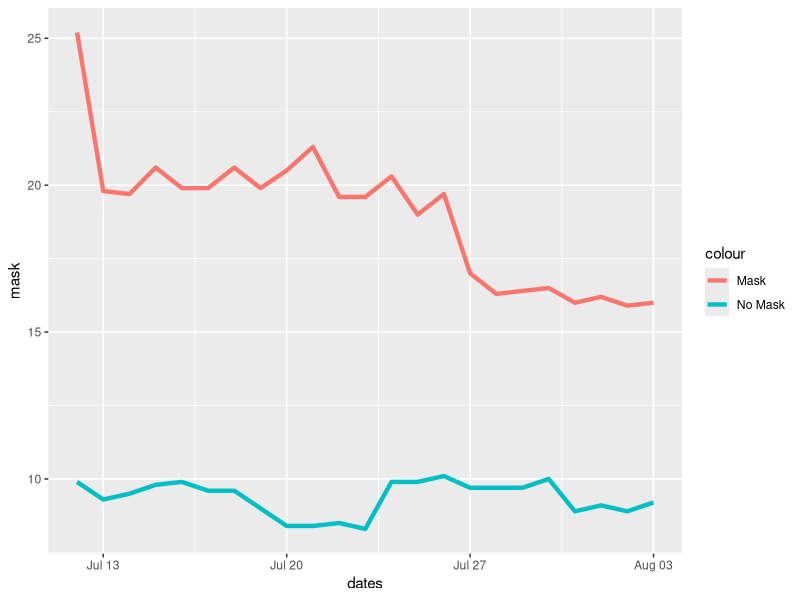

The R source for this figure:
library(tidyverse)

df <- tribble(
  ~date, ~mask, ~nomask,
  "12/7/2020", 25.2, 9.9,
  "13/7/2020", 19.8, 9.3,
  "14/7/2020", 19.7, 9.5,
  "15/7/2020", 20.6, 9.8,
  "16/7/2020", 19.9, 9.9,
  "17/7/2020", 19.9, 9.6,
  "18/7/2020", 20.6, 9.6,
  "19/7/2020", 19.9, 9.0,
  "20/7/2020", 20.5, 8.4,
  "21/7/2020", 21.3, 8.4,
  "22/7/2020", 19.6, 8.5,
  "23/7/2020", 19.6, 8.3,
  "24/7/2020", 20.3, 9.9,
  "25/7/2020", 19.0, 9.9,
  "26/7/2020", 19.7, 10.1,
  "27/7/2020", 17.0, 9.7,
  "28/7/2020", 16.3, 9.7,
  "29/7/2020", 16.4, 9.7,
  "30/7/2020", 16.5, 10.0,
  "31/7/2020", 16.0, 8.9,
  "1/8/2020", 16.2, 9.1,
  "2/8/2020", 15.9, 8.9,
  "3/8/2020", 16.0, 9.2,
)

dates = seq(as.Date('2020-7-12'), as.Date('2020-8-3'), by = "day")

daily_mask = ave(df$mask, FUN=function(x) c(NA,diff(x)))
daily_nomask = ave(df$nomask, FUN=function(x) c(NA,diff(x)))



plot_regular = ggplot(df, aes(x=dates)) +
  geom_path(aes(y=mask, group=1, color="Mask"), size=1.5) +
  geom_path(aes(y=nomask, group=1, color="No Mask"), size=1.5)

plot_daily = ggplot(df, aes(x=dates)) +
  geom_path(aes(y=mask, group=1, color="Mask"), size=1.5) +
  geom_path(aes(y=nomask, group=1, color="No Mask"), size=1.5)

plot(plot_daily)



  
